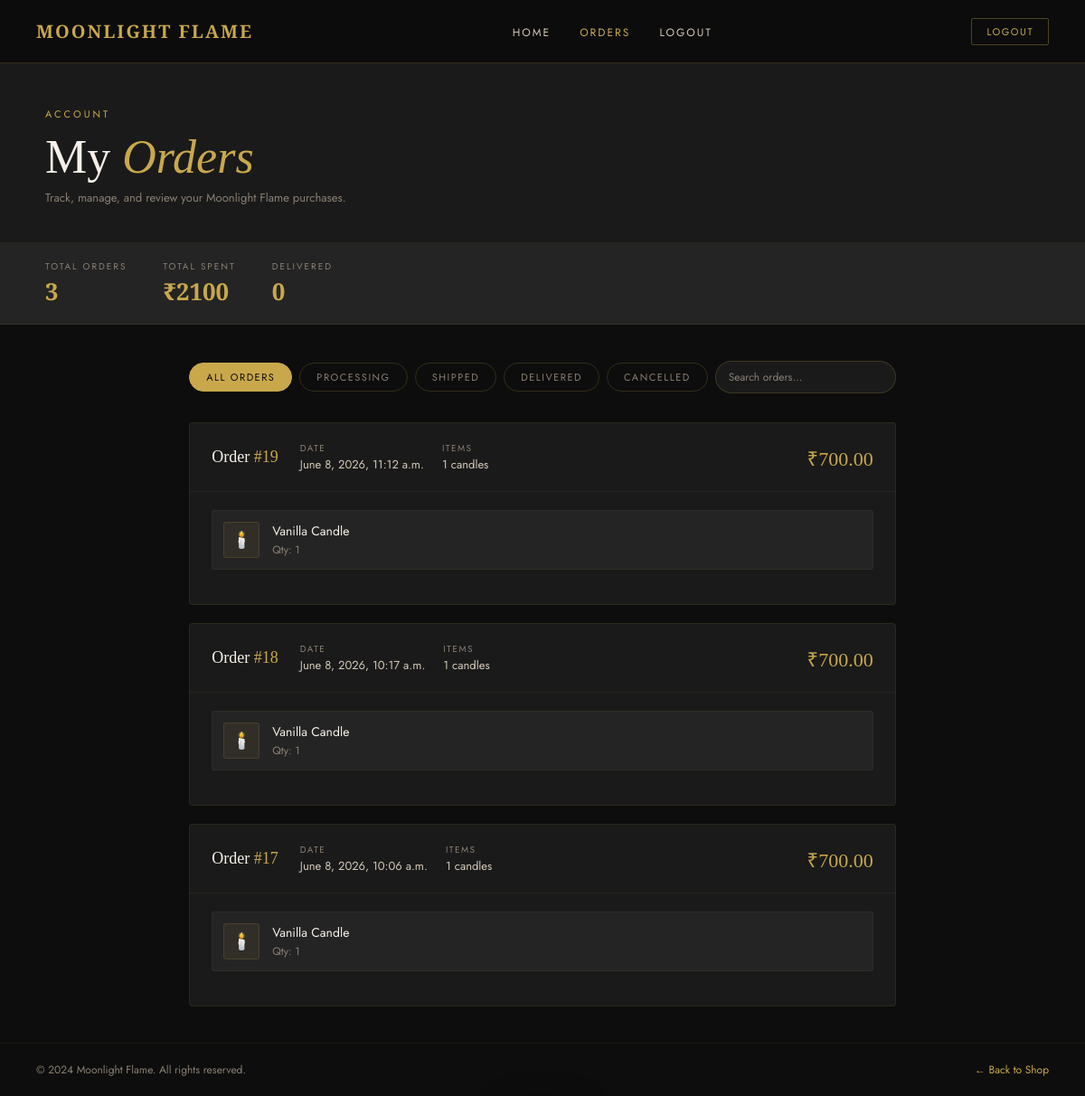
/orders/ (signed in), run on an earlier commit of the app's database.
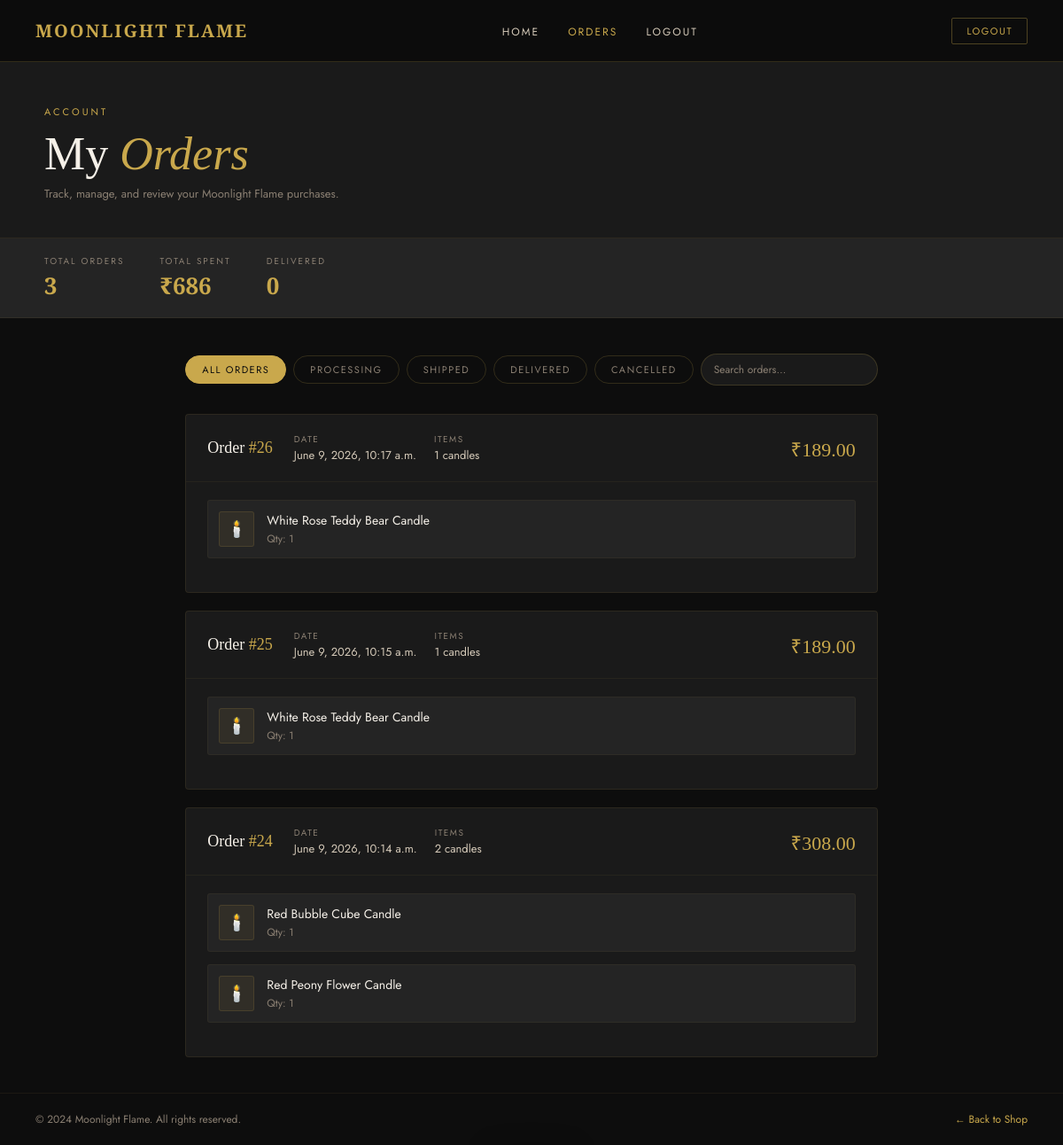
And on a later commit of the database.
### store/models.py (models this page shows, shortened)
class Order(models.Model):
    user = models.ForeignKey(User, on_delete=models.CASCADE)
    created_at = models.DateTimeField(auto_now_add=True)
    total_price = models.DecimalField(max_digits=10, decimal_places=2, default=0)

class OrderItem(models.Model):
    order = models.ForeignKey(Order, on_delete=models.CASCADE)
    candle = models.ForeignKey(Candle, on_delete=models.CASCADE)
    quantity = models.IntegerField(default=1)

class Candle(models.Model):
    name = models.CharField(max_length=200)
    description = models.TextField()
    price = models.DecimalField(max_digits=10, decimal_places=2)
    stock = models.IntegerField(default=0)
    image = models.ImageField(upload_to='candles/')
    category = models.CharField(max_length=100, default="General")

### store/views.py (the view)
# urls.py: path('orders/', orders, name='orders'),
@login_required
def orders(request):
    user_orders = Order.objects.filter(
        user=request.user
    ).order_by('-created_at')
    total_spent = (
        user_orders.aggregate(
            Sum('total_price')
        )['total_price__sum']
        or 0
    )
    return render(
        request,
        'home/orders.html',
        {
            'orders': user_orders,
            'total_spent': total_spent
        }
    )

### Templates/home/orders.html (shortened to what this page needs)
<!DOCTYPE html>
<html lang="en">
<head>
</head>
<body>
<nav>
  <div class="nav-logo">
    <span class="nav-logo-text">Moonlight Flame</span>
  </div>
  <ul class="nav-links">
    <li><a href="{% url 'products' %}">Home</a></li>
    <li><a href="{% url 'orders' %}"class="active">Orders</a></li>
    <li><a href="{% url 'logout' %}">Logout</a></li>
  </ul>
  <button class="nav-logout" onclick="window.location.href='{% url 'logout' %}'">Logout</button>
</nav>
<div class="page-header">
  <div class="page-header-inner">
    <p class="page-eyebrow">Account</p>
    <h1 class="page-title">My <em>Orders</em></h1>
    <p class="page-sub">Track, manage, and review your Moonlight Flame purchases.</p>
  </div>
</div>
<div class="stats-strip">
  <div class="stats-inner">
    <div class="stat">
      <span class="stat-label">Total Orders</span>
      <span class="stat-value">
        {{ orders.count }}
    </span>
    </div>
    <div class="stat">
      <span class="stat-label">Total Spent</span>
      <span class="stat-value">
        ₹{{ total_spent }}
    </span>
    </div>
    <div class="stat">
      <span class="stat-label">Delivered</span>
      <span class="stat-value" id="statDelivered">0</span>
    </div>
  </div>
</div>
<div class="main">
  <div class="filter-bar">
    <button class="filter-tab active" onclick="filterOrders('all',this)">All Orders</button>
    <button class="filter-tab" onclick="filterOrders('Processing',this)">Processing</button>
    <button class="filter-tab" onclick="filterOrders('Shipped',this)">Shipped</button>
    <button class="filter-tab" onclick="filterOrders('Delivered',this)">Delivered</button>
    <button class="filter-tab" onclick="filterOrders('Cancelled',this)">Cancelled</button>
    <div class="filter-bar-right">
      <input class="search-mini" id="searchOrders" type="text" placeholder="Search orders…" oninput="searchOrdersFn(this.value)">
    </div>
  </div>
  <div class="orders-list">
{% for order in orders %}
<div class="order-card expanded">
    <div class="order-head">
        <div>
            <div class="order-id">
                Order <span>#{{ order.id }}</span>
            </div>
        </div>
        <div class="order-meta">
            <div class="order-meta-item">
                <span class="order-meta-label">Date</span>
                <span class="order-meta-value">
                    {{ order.created_at }}
                </span>
            </div>
            <div class="order-meta-item">
                <span class="order-meta-label">Items</span>
                <span class="order-meta-value">
                    {{ order.orderitem_set.count }} candles
                </span>
            </div>
        </div>
        <span class="order-total">
            ₹{{ order.total_price }}
        </span>
    </div>
    <div class="order-body">
        <div class="order-items">
            {% for item in order.orderitem_set.all %}
            <div class="order-item">
                <div class="order-item-icon">
                    🕯️
                </div>
                <div class="order-item-info">
                    <div class="order-item-name">
                        {{ item.candle.name }}
                    </div>
                    <div class="order-item-qty">
                        Qty: {{ item.quantity }}
                    </div>
                </div>
            </div>
            {% endfor %}
        </div>
    </div>
</div>
{% empty %}
<div class="empty-state">
    <div class="empty-icon">📦</div>
    <h2 class="empty-title">No Orders Yet</h2>
</div>
{% endfor %}
</div>
</div>
<div class="page-footer">
  <span>© 2024 Moonlight Flame. All rights reserved.</span>
  <a href="{% url 'products' %}"style="color:var(--gold)">← Back to Shop</a>
</div>
</body>
</html>

What changed in the data, as far as the page shows it:
removed Order: id "19", created_at "June 8, 2026, 11:12 a.m.", orderitem_set.count "1", total_price "700.00"
removed OrderItem: candle.name "Vanilla Candle", quantity "1", shown under "19"
removed Order: id "18", created_at "June 8, 2026, 10:17 a.m.", orderitem_set.count "1", total_price "700.00"
removed OrderItem: candle.name "Vanilla Candle", quantity "1", shown under "18"
removed Order: id "17", created_at "June 8, 2026, 10:06 a.m.", orderitem_set.count "1", total_price "700.00"
removed OrderItem: candle.name "Vanilla Candle", quantity "1", shown under "17"
added Order: id "26", created_at "June 9, 2026, 10:17 a.m.", orderitem_set.count "1", total_price "189.00"
added OrderItem: candle.name "White Rose Teddy Bear Candle", quantity "1", shown under "26"
added Order: id "25", created_at "June 9, 2026, 10:15 a.m.", orderitem_set.count "1", total_price "189.00"
added OrderItem: candle.name "White Rose Teddy Bear Candle", quantity "1", shown under "25"
added Order: id "24", created_at "June 9, 2026, 10:14 a.m.", orderitem_set.count "2", total_price "308.00"
added OrderItem: candle.name "Red Bubble Cube Candle", quantity "1", shown under "24"
added OrderItem: candle.name "Red Peony Flower Candle", quantity "1", shown under "24"
Also different on the page:
{{ total_spent }}: "2100" → "686"
